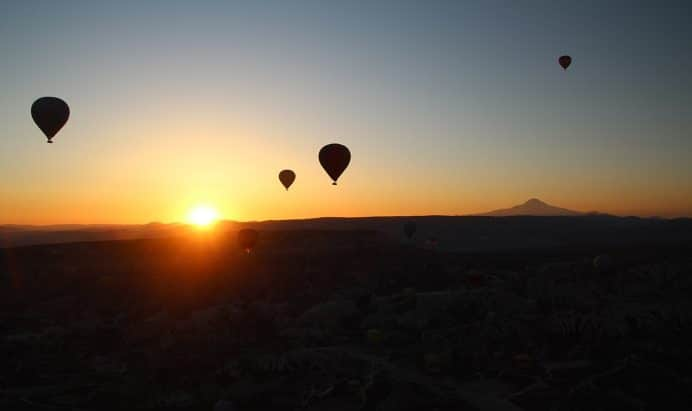
#> input picture THE3/partA/A1.png, 692 x 411 px; its folder holds 4 pictures in this run
$ python the3_part1.py
#> lines starting #> are read from the running program, lines starting #| are printed output that depends on the picture; after the words box and inside, x2 and y2 are one past the last pixel; in counts of white or black regions, pixels touching at a corner belong together
import cv2
import numpy as np
from matplotlib import pyplot as plt
__author__ = "Can Karagedik"
__student_id__ = "2288397"

def calculateHistogram(image, name = "x"):
    bins = list(range(256))
    histogram = [0]*256
    for i in range(0, image.shape[0]):
        for j in range(0, image.shape[1]):
            histogram[image[i][j]] += 1
    fig1, axs1 = plt.subplots( nrows=1, ncols=1 )
    fig1.set_size_inches(9, 7, forward=True)
    axs1.set_title("Image Histogram")
    axs1.set_xlabel("intensity values")
    axs1.set_ylabel("number of pixels")
    axs1.set_xlim(0, 255)
    axs1.grid(True)
    axs1.bar(bins, histogram, color = 'b')
    fig1.savefig(name + "_histogram.png")
    #fig1.show()

def morphology(image, kernel, operation = "erote"):
    k_x, k_y = kernel.shape
    number_of_rows = image.shape[0]
    number_of_columns = image.shape[1]
    result = np.zeros((number_of_rows, number_of_columns),np.uint8 )
    for x in range ((k_x-1)//2,number_of_rows-(k_x-1)//2):
        for y in range ((k_y-1)//2,number_of_columns-(k_y-1)//2):
            img_block = image[x-(k_x-1)//2: x+1+(k_x-1)//2 ,y-(k_y-1)//2: y+1+(k_y-1)//2]
            #print(img_block.shape)
            temp = img_block*kernel
            if(operation == "erote"):
                result[x][y] =  np.min(temp)
            elif (operation == "dilate"):
                result[x][y] = np.max(temp)

    return result

np.set_printoptions(suppress=True)  #If True, always print floating point numbers using fixed point notation. If False, then scientific notation is used.
thresholds = [50,100,160,50,80]
structuring_elements_erotion = [(3,3),(5, 5),(9, 9),(5, 5),(5, 5)]
structuring_elements_dilation = [(5, 5),(5, 5),(3, 3),(5, 5),(7, 7)]
for i in range (1,6):
    # Read the input images in order
    img = cv2.imread("./partA/A{}.png".format(i), 1) #0(cv2.IMREAD_GRAYSCALE) stands for GRAYSCALE
#> img is the input picture: shape (411, 692, 3); mean B, G, R 73.7, 85.9, 95.5
    gray = cv2.cvtColor(img, cv2.COLOR_RGB2GRAY)
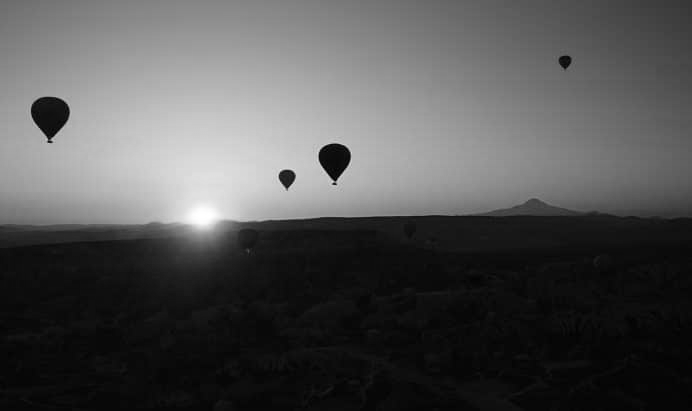
#> gray: shape (411, 692); min 0, max 255, mean 83.4
    #cv2.imshow("A"+str(i), img)
    number_of_rows = img.shape[0]
#> number_of_rows = 411
    number_of_columns = img.shape[1]
#> number_of_columns = 692
    ret,binary = cv2.threshold(gray,thresholds[i-1],255,cv2.THRESH_BINARY_INV) #cv2.THRESH_BINARY_INV
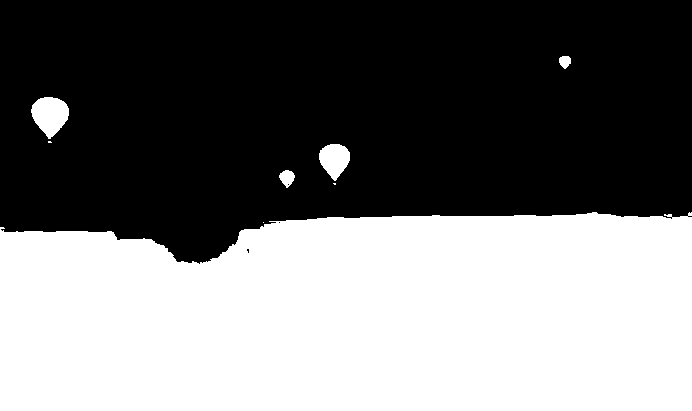
#> binary: shape (411, 692); 45.9% white; 8 white regions (3 under 20 px), largest, box (x1, y1, x2, y2) and area: (0, 212, 692, 411) 128442, (31, 97, 69, 139) 1090, (319, 144, 350, 181) 785, (279, 170, 295, 188) 187, (559, 56, 571, 69) 117
#> ret = 50
    #calculateHistogram(gray, name = "A"+str(i))
    if (i == 3): #for the third image we apply opening instead of closing
        structuring_element = np.ones(structuring_elements_dilation[i-1], np.uint8 )
        dilated = morphology(binary,structuring_element,"dilate")
        structuring_element = np.ones(structuring_elements_erotion[2], np.uint8 )
        eroted = morphology(dilated,structuring_element,"erote")
        detected = eroted
    else:
        structuring_element = np.ones(structuring_elements_erotion[i-1], np.uint8 )
        eroted = morphology(binary,structuring_element,"erote")
#> after the loop in morphology, `for x in range ((k_x-1)//2,number_of_rows-(k_x-1)//2):`:
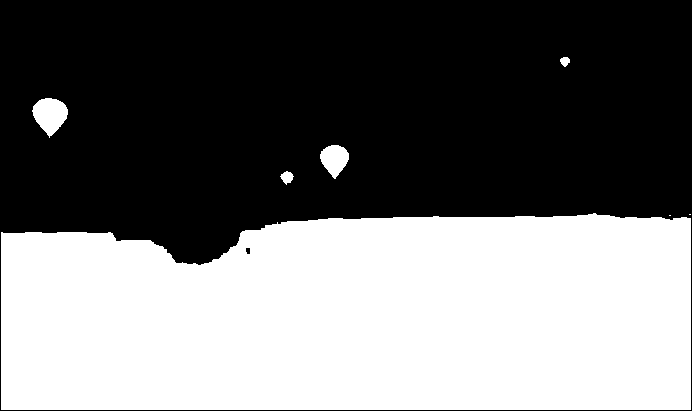
#> result: shape (411, 692); 45.1% white; 7 white regions (2 under 20 px), largest, box (x1, y1, x2, y2) and area: (1, 213, 691, 410) 126481, (32, 98, 68, 138) 934, (320, 145, 349, 179) 653, (280, 171, 294, 185) 118, (560, 57, 570, 67) 71
        structuring_element = np.ones(structuring_elements_dilation[i-1], np.uint8 )
        dilated = morphology(eroted,structuring_element,"dilate")
#> call 2 of morphology, with kernel = array of shape (5, 5), operation = 'dilate'
#> after the loop in morphology (call 2), `for x in range ((k_x-1)//2,number_of_rows-(k_x-1)//2):`:
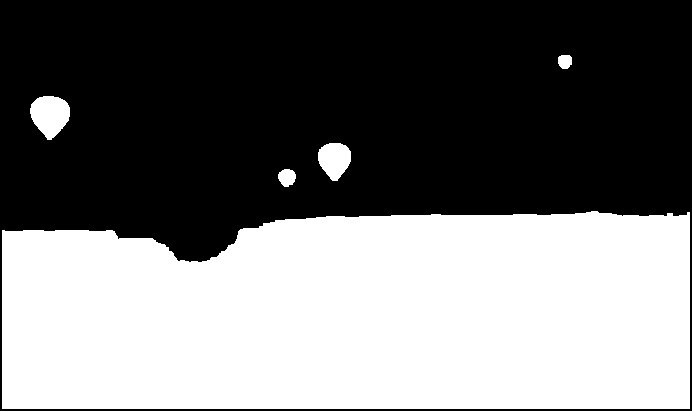
#> result: shape (411, 692); 45.6% white; 5 white regions
        detected = dilated

    contours, hierarchy = cv2.findContours(detected , cv2.RETR_TREE, cv2.CHAIN_APPROX_SIMPLE)
#> contours = 5 contours; box (x1, y1, x2, y2) and area: (2, 211, 690, 409) 126200, (30, 96, 70, 140) 1196, (318, 143, 351, 181) 871, (278, 169, 296, 187) 220, (558, 55, 572, 69) 146
    print("The number of flying balloons in image A{} is {}".format(i,len(contours)-1))
#| The number of flying balloons in image A1 is 4
    cv2.imwrite("part1_A{}.png".format(i), detected)

    # FOR THE NUMBERED OUTPUT FOR THE BALLOONS PLEASE UNCOMMENT
    """
    # Sort all the contours wrt their areas to discard ground
    objects = sorted(contours, key=cv2.contourArea)
    objects.pop(-1)
    # Get the moments https://docs.opencv.org/3.4/d8/d23/classcv_1_1Moments.html
    moments = [None]*len(objects)
    for j in range(len(objects)):
        moments[j] = cv2.moments(objects[j])
    # Get the mass centers
    centers = [None]*len(objects)
    for j in range(len(objects)):
        # add 1e-5 to avoid division by zero
        centers[j] = (moments[j]['m10'] / (moments[j]['m00'] + 1e-5), moments[j]['m01'] / (moments[j]['m00'] + 1e-5))
    for j in range(len(objects)):
        color = (0, 0, 255)
        cv2.circle(img, (int(centers[j][0]), int(centers[j][1])), 1, color, -1)
        cv2.putText(img, str(j+1), (int(centers[j][0]) , int(centers[j][1]) + 45), cv2.FONT_HERSHEY_SIMPLEX, 0.75, color, 2)
    result = cv2.drawContours(img, objects, -1, (0,255,0), 3)
    cv2.imwrite("part1_A{}.png".format(i), result)
    """
#> pass 2 of the loop `for i in range (1,6):`:
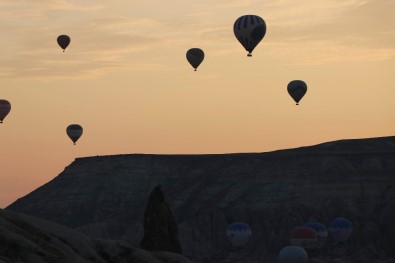
#> input picture THE3/partA/A2.png, 395 x 263 px
#> img is the input picture: shape (263, 395, 3); mean B, G, R 90.1, 113.6, 134.4
#> gray: shape (263, 395)
#> `ret,binary = cv2.threshold(gray,thresholds[i-1],255,cv2.THRESH_BINARY_..`:
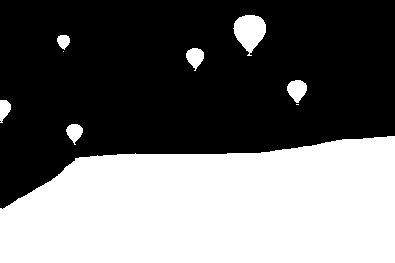
#> binary: shape (263, 395); 42.3% white; 9 white regions (2 under 20 px), largest, box (x1, y1, x2, y2) and area: (0, 136, 395, 263) 41983, (233, 15, 266, 56) 875, (287, 80, 307, 103) 318
#> ret = 100
#> after the loop in morphology (call 4), `for x in range ((k_x-1)//2,number_of_rows-(k_x-1)//2):`:
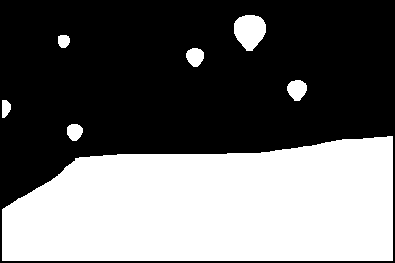
#> result: shape (263, 395); 41.1% white; 7 white regions
#> contours = 7 contours; box (x1, y1, x2, y2) and area: (2, 136, 393, 261) 40354, (234, 15, 266, 51) 812, (287, 80, 307, 101) 282, (186, 48, 204, 67) 234, (67, 124, 83, 141) 190, (58, 35, 70, 48) 112, (2, 100, 11, 118) 106
#| The number of flying balloons in image A2 is 6
#> pass 3 of the loop `for i in range (1,6):`:
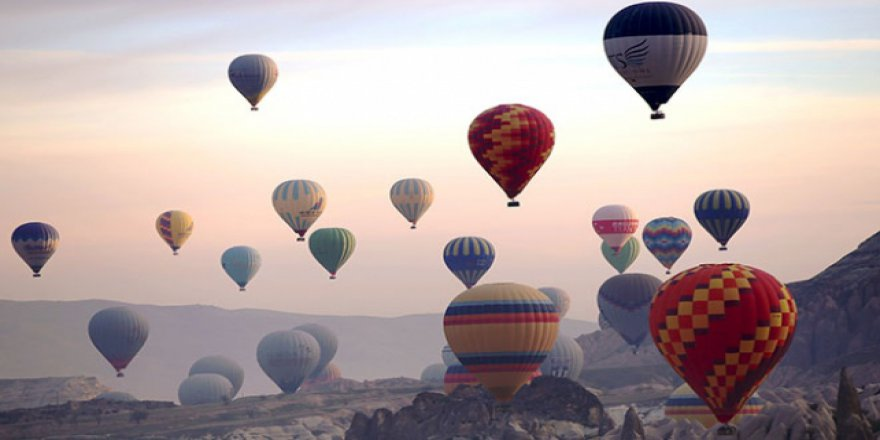
#> input picture THE3/partA/A3.png, 880 x 440 px
#> img is the input picture: shape (440, 880, 3); mean B, G, R 163.4, 163.6, 178.5
#> gray: shape (440, 880)
#> `ret,binary = cv2.threshold(gray,thresholds[i-1],255,cv2.THRESH_BINARY_..`:
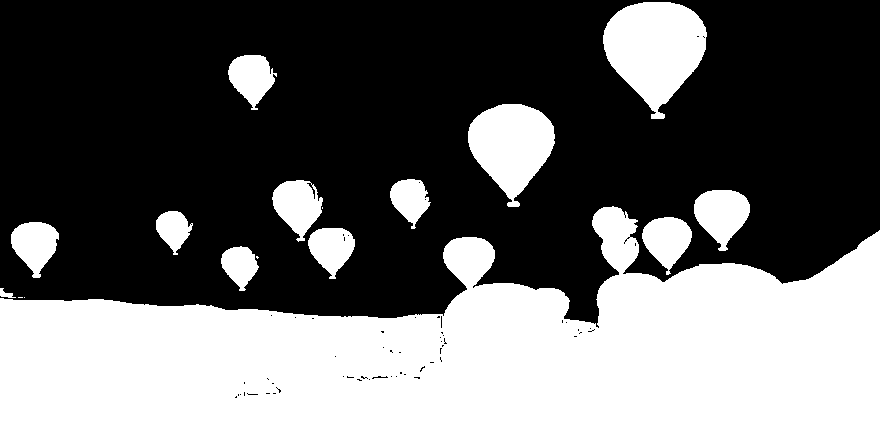
#> binary: shape (440, 880); 41.6% white; 17 white regions (4 under 20 px), largest, box (x1, y1, x2, y2) and area: (0, 206, 880, 440) 133030, (603, 2, 707, 119) 7910, (468, 104, 555, 207) 5710
#> ret = 160
#> after the loop in morphology (call 6), `for x in range ((k_x-1)//2,number_of_rows-(k_x-1)//2):`:
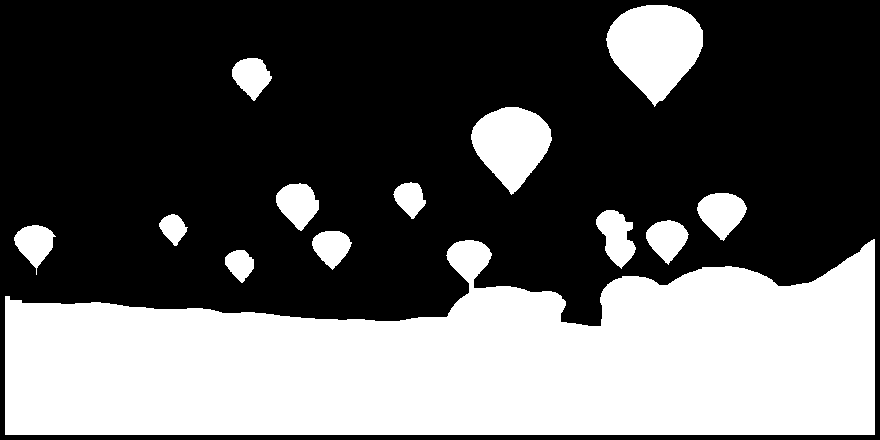
#> result: shape (440, 880); 37% white; 13 white regions
#> contours = 13 contours; largest, box (x1, y1, x2, y2) and area: (5, 239, 875, 435) 120060, (606, 5, 703, 107) 6458, (471, 107, 552, 195) 4476, (697, 193, 747, 241) 1494, (596, 210, 636, 269) 1340
#| The number of flying balloons in image A3 is 12
#> (the run stopped early here; a loop or call above may not have finished)
